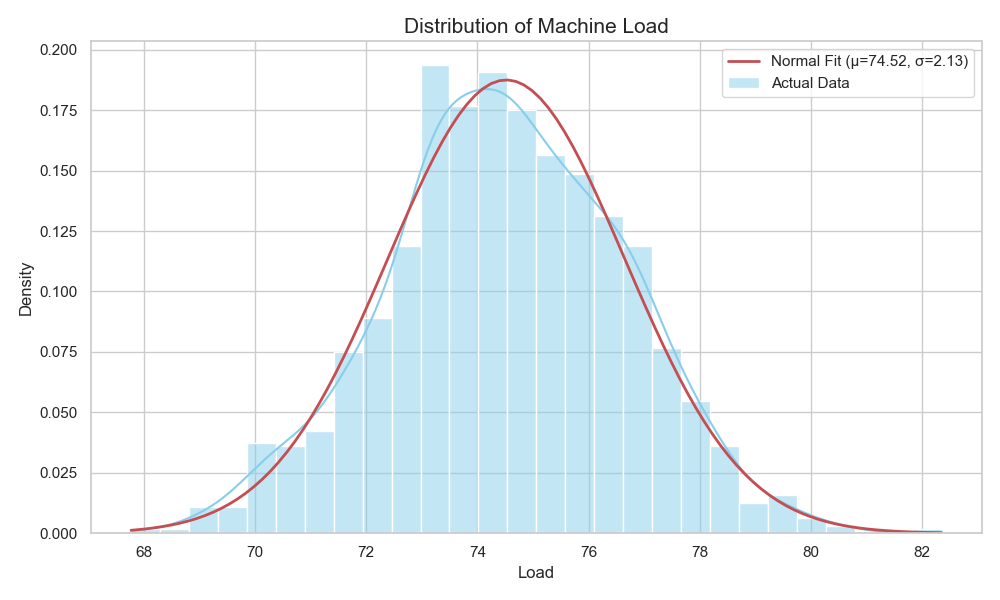

Source code (Python):
import pandas as pd
import matplotlib.pyplot as plt
import seaborn as sns
from scipy.stats import norm
import numpy as np

df = pd.read_csv('machine_data-1.csv')
load = df['load']

sns.set_theme(style="whitegrid")
plt.figure(figsize=(10, 6))

sns.histplot(load, kde=True, stat="density", color="skyblue", label="Actual Data")

mu, std = load.mean(), load.std()
x = np.linspace(load.min(), load.max(), 100)
p = norm.pdf(x, mu, std)
plt.plot(x, p, 'r', linewidth=2, label=f'Normal Fit (μ={mu:.2f}, σ={std:.2f})')

plt.title('Distribution of Machine Load', fontsize=15)
plt.xlabel('Load', fontsize=12)
plt.ylabel('Density', fontsize=12)
plt.legend()

plt.tight_layout()
plt.savefig('a4.png')
